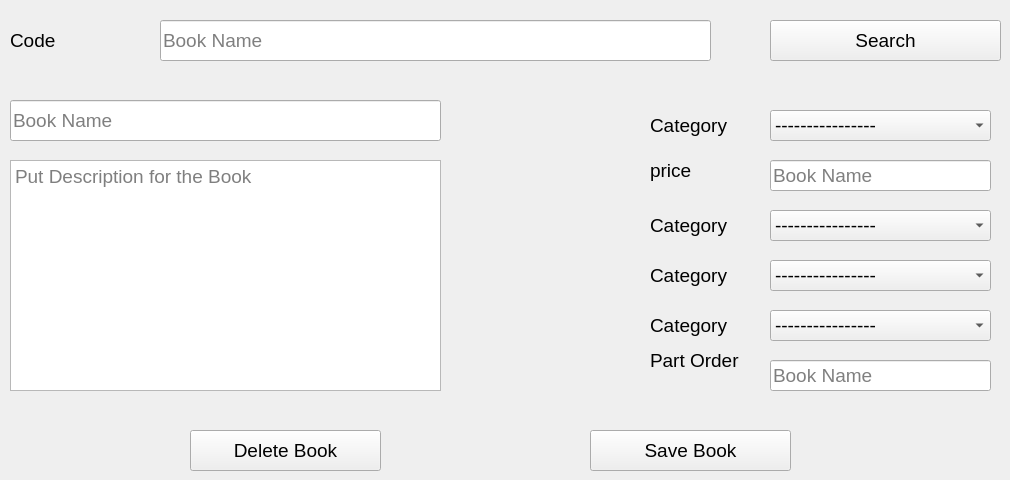
      <widget class="QWidget" name="tab_12">
       <attribute name="title">
        <string>Edit Or Delete Book</string>
       </attribute>
       <widget class="QLabel" name="label_18">
        <property name="geometry">
         <rect>
          <x>650</x>
          <y>160</y>
          <width>101</width>
          <height>21</height>
         </rect>
        </property>
        <property name="font">
         <font>
          <family>Segoe UI</family>
          <pointsize>14</pointsize>
         </font>
        </property>
        <property name="text">
         <string>price</string>
        </property>
       </widget>
       <widget class="QTextEdit" name="textEdit_3">
        <property name="geometry">
         <rect>
          <x>10</x>
          <y>160</y>
          <width>431</width>
          <height>231</height>
         </rect>
        </property>
        <property name="font">
         <font>
          <family>Segoe UI</family>
          <pointsize>14</pointsize>
          <weight>50</weight>
          <bold>false</bold>
         </font>
        </property>
        <property name="placeholderText">
         <string>Put Description for the Book</string>
        </property>
       </widget>
       <widget class="QLabel" name="label_19">
        <property name="geometry">
         <rect>
          <x>650</x>
          <y>260</y>
          <width>101</width>
          <height>31</height>
         </rect>
        </property>
        <property name="font">
         <font>
          <family>Segoe UI</family>
          <pointsize>14</pointsize>
         </font>
        </property>
        <property name="text">
         <string>Category</string>
        </property>
       </widget>
       <widget class="QLabel" name="label_20">
        <property name="geometry">
         <rect>
          <x>650</x>
          <y>350</y>
          <width>101</width>
          <height>21</height>
         </rect>
        </property>
        <property name="font">
         <font>
          <family>Segoe UI</family>
          <pointsize>14</pointsize>
         </font>
        </property>
        <property name="text">
         <string>Part Order</string>
        </property>
       </widget>
       <widget class="QLabel" name="label_21">
        <property name="geometry">
         <rect>
          <x>650</x>
          <y>310</y>
          <width>101</width>
          <height>31</height>
         </rect>
        </property>
        <property name="font">
         <font>
          <family>Segoe UI</family>
          <pointsize>14</pointsize>
         </font>
        </property>
        <property name="text">
         <string>Category</string>
        </property>
       </widget>
       <widget class="QPushButton" name="pushButton_14">
        <property name="geometry">
         <rect>
          <x>590</x>
          <y>430</y>
          <width>201</width>
          <height>41</height>
         </rect>
        </property>
        <property name="font">
         <font>
          <family>Segoe UI</family>
          <pointsize>14</pointsize>
         </font>
        </property>
        <property name="text">
         <string>Save Book</string>
        </property>
       </widget>
       <widget class="QLabel" name="label_22">
        <property name="geometry">
         <rect>
          <x>650</x>
          <y>110</y>
          <width>101</width>
          <height>31</height>
         </rect>
        </property>
        <property name="font">
         <font>
          <family>Segoe UI</family>
          <pointsize>14</pointsize>
         </font>
        </property>
        <property name="text">
         <string>Category</string>
        </property>
       </widget>
       <widget class="QComboBox" name="comboBox_13">
        <property name="geometry">
         <rect>
          <x>770</x>
          <y>260</y>
          <width>221</width>
          <height>31</height>
         </rect>
        </property>
        <property name="font">
         <font>
          <pointsize>14</pointsize>
          <weight>50</weight>
          <bold>false</bold>
         </font>
        </property>
        <item>
         <property name="text">
          <string>----------------</string>
         </property>
        </item>
        <item>
         <property name="text">
          <string>Rent</string>
         </property>
        </item>
        <item>
         <property name="text">
          <string>Retrieve</string>
         </property>
        </item>
       </widget>
       <widget class="QLineEdit" name="lineEdit_13">
        <property name="geometry">
         <rect>
          <x>770</x>
          <y>160</y>
          <width>221</width>
          <height>31</height>
         </rect>
        </property>
        <property name="font">
         <font>
          <family>Segoe UI</family>
          <pointsize>14</pointsize>
         </font>
        </property>
        <property name="placeholderText">
         <string>Book Name</string>
        </property>
       </widget>
       <widget class="QLineEdit" name="lineEdit_14">
        <property name="geometry">
         <rect>
          <x>160</x>
          <y>20</y>
          <width>551</width>
          <height>41</height>
         </rect>
        </property>
        <property name="font">
         <font>
          <family>Segoe UI</family>
          <pointsize>14</pointsize>
         </font>
        </property>
        <property name="placeholderText">
         <string>Book Name</string>
        </property>
       </widget>
       <widget class="QComboBox" name="comboBox_14">
        <property name="geometry">
         <rect>
          <x>770</x>
          <y>210</y>
          <width>221</width>
          <height>31</height>
         </rect>
        </property>
        <property name="font">
         <font>
          <family>Segoe UI</family>
          <pointsize>14</pointsize>
          <weight>50</weight>
          <bold>false</bold>
         </font>
        </property>
        <item>
         <property name="text">
          <string>----------------</string>
         </property>
        </item>
        <item>
         <property name="text">
          <string>Rent</string>
         </property>
        </item>
        <item>
         <property name="text">
          <string>Retrieve</string>
         </property>
        </item>
       </widget>
       <widget class="QLineEdit" name="lineEdit_15">
        <property name="geometry">
         <rect>
          <x>770</x>
          <y>360</y>
          <width>221</width>
          <height>31</height>
         </rect>
        </property>
        <property name="font">
         <font>
          <family>Segoe UI</family>
          <pointsize>14</pointsize>
         </font>
        </property>
        <property name="text">
         <string/>
        </property>
        <property name="placeholderText">
         <string>Book Name</string>
        </property>
       </widget>
       <widget class="QLabel" name="label_23">
        <property name="geometry">
         <rect>
          <x>10</x>
          <y>30</y>
          <width>121</width>
          <height>21</height>
         </rect>
        </property>
        <property name="font">
         <font>
          <family>Segoe UI</family>
          <pointsize>14</pointsize>
         </font>
        </property>
        <property name="text">
         <string>Code</string>
        </property>
       </widget>
       <widget class="QLineEdit" name="lineEdit_16">
        <property name="geometry">
         <rect>
          <x>10</x>
          <y>100</y>
          <width>431</width>
          <height>41</height>
         </rect>
        </property>
        <property name="font">
         <font>
          <family>Segoe UI</family>
          <pointsize>14</pointsize>
         </font>
        </property>
        <property name="placeholderText">
         <string>Book Name</string>
        </property>
       </widget>
       <widget class="QLabel" name="label_24">
        <property name="geometry">
         <rect>
          <x>650</x>
          <y>210</y>
          <width>101</width>
          <height>31</height>
         </rect>
        </property>
        <property name="font">
         <font>
          <family>Segoe UI</family>
          <pointsize>14</pointsize>
         </font>
        </property>
        <property name="text">
         <string>Category</string>
        </property>
       </widget>
       <widget class="QComboBox" name="comboBox_15">
        <property name="geometry">
         <rect>
          <x>770</x>
          <y>110</y>
          <width>221</width>
          <height>31</height>
         </rect>
        </property>
        <property name="font">
         <font>
          <family>Segoe UI</family>
          <pointsize>14</pointsize>
          <weight>50</weight>
          <bold>false</bold>
         </font>
        </property>
        <item>
         <property name="text">
          <string>----------------</string>
         </property>
        </item>
        <item>
         <property name="text">
          <string>Rent</string>
         </property>
        </item>
        <item>
         <property name="text">
          <string>Retrieve</string>
         </property>
        </item>
       </widget>
       <widget class="QComboBox" name="comboBox_16">
        <property name="geometry">
         <rect>
          <x>770</x>
          <y>310</y>
          <width>221</width>
          <height>31</height>
         </rect>
        </property>
        <property name="font">
         <font>
          <family>Segoe UI</family>
          <pointsize>14</pointsize>
          <weight>50</weight>
          <bold>false</bold>
         </font>
        </property>
        <item>
         <property name="text">
          <string>----------------</string>
         </property>
        </item>
        <item>
         <property name="text">
          <string>Rent</string>
         </property>
        </item>
        <item>
         <property name="text">
          <string>Retrieve</string>
         </property>
        </item>
       </widget>
       <widget class="QPushButton" name="pushButton_15">
        <property name="geometry">
         <rect>
          <x>770</x>
          <y>20</y>
          <width>231</width>
          <height>41</height>
         </rect>
        </property>
        <property name="font">
         <font>
          <family>Segoe UI</family>
          <pointsize>14</pointsize>
         </font>
        </property>
        <property name="text">
         <string>Search</string>
        </property>
       </widget>
       <widget class="QPushButton" name="pushButton_16">
        <property name="geometry">
         <rect>
          <x>190</x>
          <y>430</y>
          <width>191</width>
          <height>41</height>
         </rect>
        </property>
        <property name="font">
         <font>
          <family>Segoe UI</family>
          <pointsize>14</pointsize>
         </font>
        </property>
        <property name="text">
         <string>Delete Book</string>
        </property>
       </widget>
      </widget>
